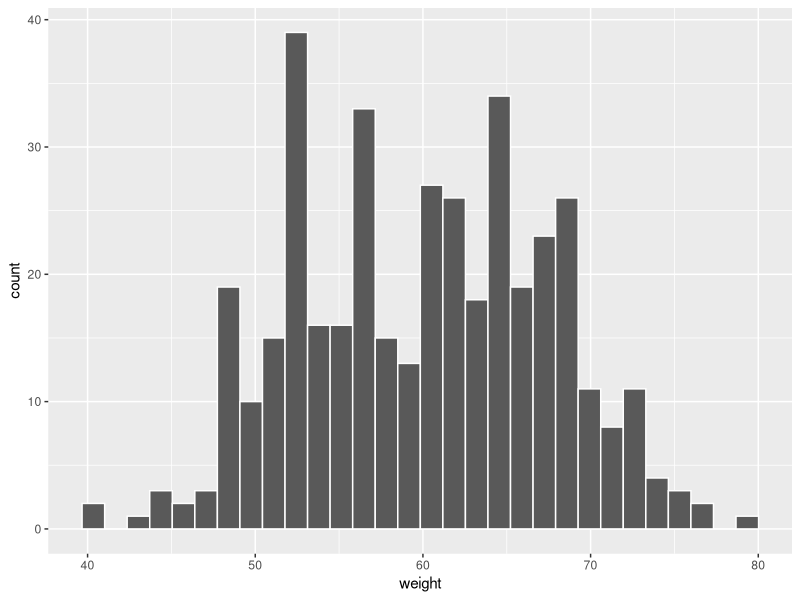
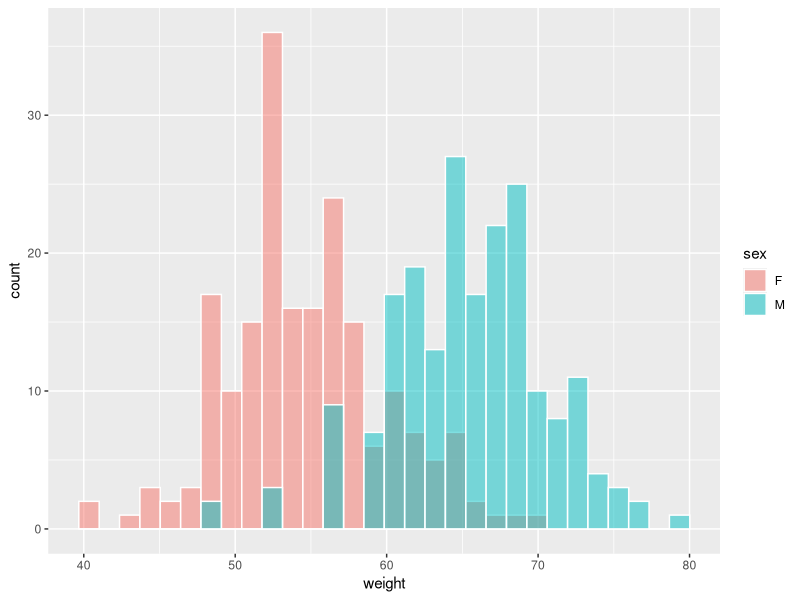
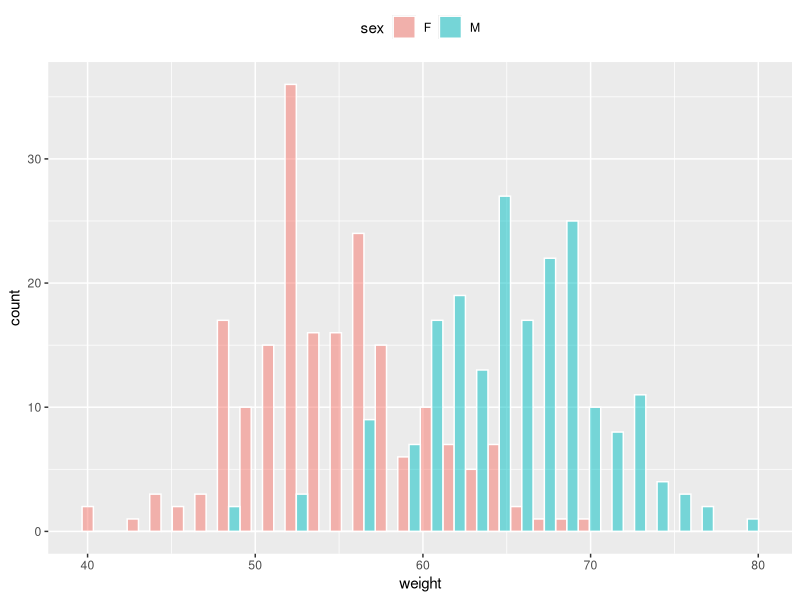

These figures' R source, in order:
# Importing the dataset
dataset = read.csv("data.csv")

# Importing the library
library(ggplot2)

# Creating the Basic histogram using ggplot2
ggplot(dataset, aes(x = weight)) + 
  geom_histogram(color = 'white')

# Changing histogram plot line colors by groups
ggplot(dataset, aes(x = weight, fill = sex)) + 
  geom_histogram(color = 'white', alpha = 0.5, position = "identity")

# We can change the position adjustment 
# to use for overlapping points on the layer 
# Possible values for the argument position are 
# "identity", "stack", "dodge". Default value is "stack". 

# Interleaved histograms 
ggplot(dataset, aes(x = weight, fill = sex)) + 
  geom_histogram(color = 'white', alpha = 0.5, position = "dodge") +
  theme(legend.position = "top")

# The Plyr package is used to calculate the mean weight of each group.
 install.packages("Plyr")






